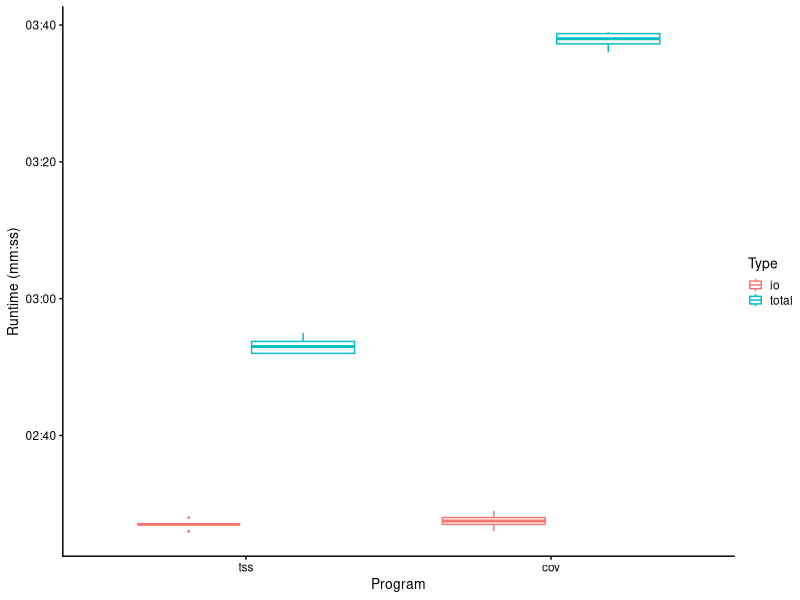
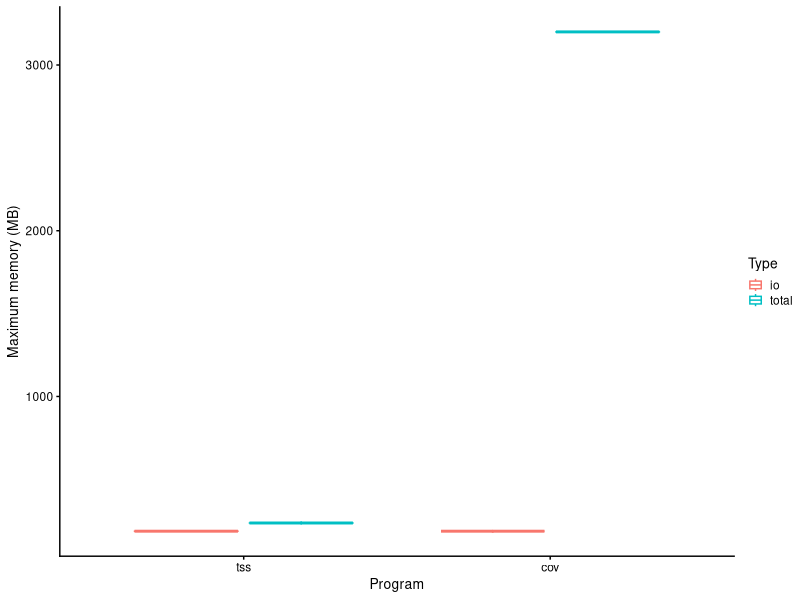
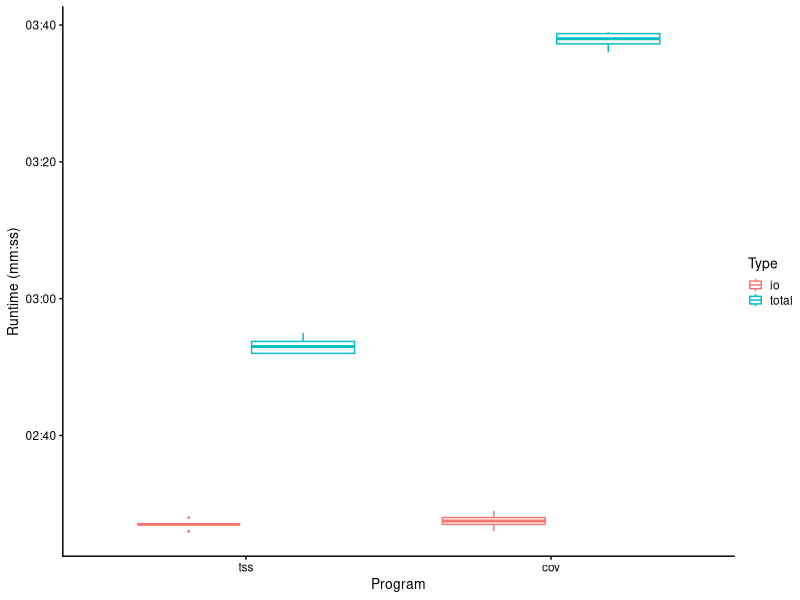
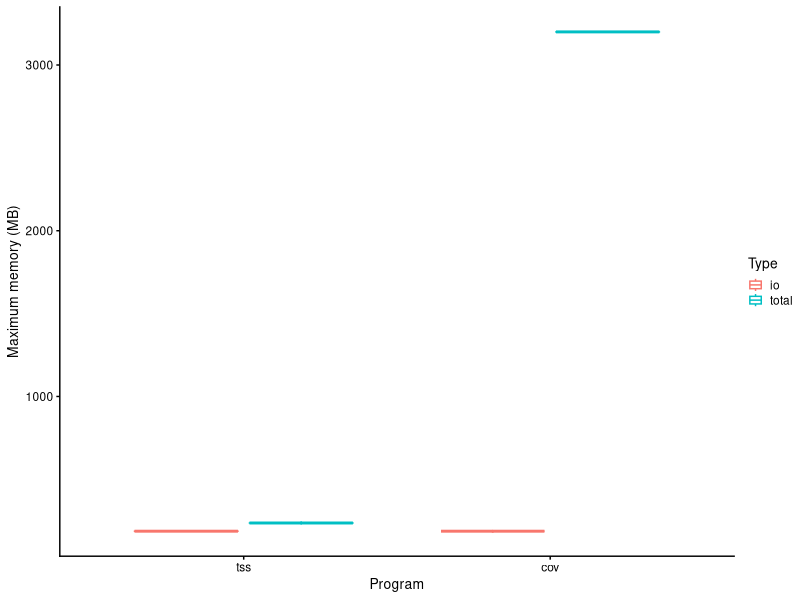

The R source for these figures, in order:
library(tidyverse)
library(cowplot)
library(hms)

t <- read_tsv("tss_cov_time.txt", col_names = FALSE)
names(t) <- c("program", "type", "time") 
t$program <- factor(t$program, levels = c("tss", "cov"))

t$time <- as_hms(paste0("00:", t$time))
ggplot(data = t) + 
  geom_boxplot(mapping = aes(x = program, y = time, color = type),
    outlier.size = 0.25) + 
  scale_y_time(labels = function(l) strftime(l, '%M:%S')) +
  labs(x = "Program", y = "Runtime (mm:ss)", 
    color = "Type") +
  theme_cowplot(10)
ggsave("tss_cov_runtime.pdf", height = 4, width = 4)


m <- read_tsv("tss_cov_mem.txt", col_names = FALSE)
names(m) <- c("program", "type", "memory") 
m$program <- factor(m$program, levels = c("tss", "cov"))
m$memory <- m$memory / 1024

ggplot(data = m) + 
  geom_boxplot(mapping = aes(x = program, y = memory, color = type),
    outlier.size = 0.25) + 
  labs(x = "Program", y = "Maximum memory (MB)", 
    color = "Type") +
  theme_cowplot(10)
ggsave("tss_cov_memory.pdf", height = 4, width = 4)
